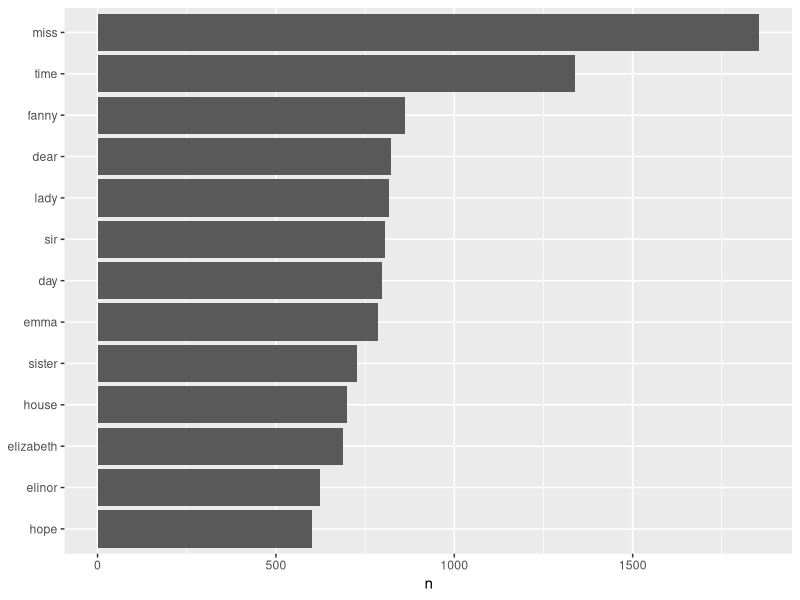

The R script that drew this image: (Note: this script raises an error after producing the figure.)
## ---- chunk 1
#install.packages("tidytext")
library(tidytext)
library(tidyverse)

## ---- chunk 2
text <- c("Because I could not stop for Death -",
          "He kindly stopped for me -",
          "The Carriage held but just Ourselves -",
          "and Immortality")

text
## ---- chunk 3

text_df <- tibble(line = 1:4, text = text)

text_df
## ---- chunk 4

text_df %>%
  unnest_tokens(word, text)
## ---- chunk 5
library(janeaustenr)


original_books <- austen_books() %>%
  group_by(book) %>%
  mutate(linenumber = row_number(),
         chapter = cumsum(str_detect(text, 
                                     regex("^chapter [\\divxlc]",
                                           ignore_case = TRUE)))) %>%
  ungroup()

original_books
## ---- chunk 6
tidy_books <- original_books %>%
  unnest_tokens(word, text)

tidy_books
## ---- chunk 7
stopwords <- stop_words
stopwords
## ---- chunk 8
stopwords |> 
  count(lexicon)


## ---- chunk 9
data(stop_words) 
tidy_books <- tidy_books %>%
  anti_join(stop_words)
## ---- chunk 10
tidy_books %>%
  count(word, sort = TRUE) 
## ---- chunk 11
library(ggplot2)

tidy_books %>%
  count(word, sort = TRUE) %>%
  filter(n > 600) %>%
  mutate(word = reorder(word, n)) %>%
  ggplot(aes(n, word)) +
  geom_col() +
  labs(y = NULL)
## ---- chunk 12
#Import dataframe 


lynch <- rio::import("https://raw.githubusercontent.com/wellsdata/CompText_Jour/refs/heads/main/data/articles_oct_19.csv")

## ---- chunk 13
years_ct <- lynch %>%
  distinct(filename, .keep_all = TRUE) %>% 
  count(year)

## ---- chunk 14
ggplot(years_ct,aes(x = year, y = n,
             fill = n)) +
  geom_col(position = "dodge") + 
  theme(legend.position = "none") +
  labs(title = "Years of Lynching Coverage",
       subtitle = "Based in 7,162 extracted articles",
       caption = "Graphic by Rob Wells, 9-22-2026",
       y="Articles",
       x="Year")

# ggsave("../output_images_tables/Figure2_years_lynching_coverage_10.30.23.png",device = "png",width=9,height=6, dpi=800)
## ---- chunk 15
lynch %>% 
  select(newspaper_state, filename) %>% 
  distinct(filename, .keep_all = TRUE) %>% 
  count(newspaper_state) %>% 
  arrange(desc(n))

## ---- chunk 16
#Filter articles from 1940s forward
post1940 <-  lynch %>% 
  filter(year >= 1940)

post1940 %>% 
  select(filename) %>% 
 distinct(filename, .keep_all = TRUE) %>% 
  count(filename) %>% 
  summarize(total =sum(n)) 
#62 articles 

## ---- chunk 17

stories <- str_replace_all(post1940$sentence, "- ", "")
stories_df <- tibble(stories,)

# unnest includes lower, punct removal

stories_tokenized <- stories_df %>%
  unnest_tokens(word,stories)

stories_tokenized
## ---- chunk 18
data(stop_words)

stories_tokenized <- stories_tokenized %>%
  anti_join(stop_words, by = c("word" = "word")) %>%
  filter(word != "temp_file") %>%
  filter(word != "stories_corpus") %>%
  filter(!grepl('[0-9]', word))
## ---- chunk 19
# Word Count

story_word_ct <- stories_tokenized %>%
  count(word, sort=TRUE)

head(story_word_ct, 20)
## ---- chunk 20
bigrams <- stories_df %>%
  unnest_tokens(bigram, stories, token="ngrams", n=2)

bigrams

## ---- chunk 21
bigrams1 <- bigrams %>%
  filter(!is.na(bigram)) |> 
  separate(bigram, c("word1", "word2"), sep = " ")

bigrams2 <- bigrams1 %>%
  filter(!word1 %in% stop_words$word) %>%
  filter(!word2 %in% stop_words$word) |> 
  count(word1, word2, sort = TRUE) |> 
  mutate(decade = "post1940") # label the range of your data

head(bigrams2, 100)
## ---- chunk 22
trigrams <- stories_df %>%
  unnest_tokens(trigram, stories, token="ngrams", n=3)

#a simple count of the trigrams
trigrams |> 
  count(trigram) |> 
  arrange(desc(n))
## ---- chunk 23
trigrams2 <- trigrams |> 
  filter(!is.na(trigram)) |> 
  separate(trigram, c("word1", "word2", "word3"), sep = " ")
## ---- chunk 24
trigrams2 <- trigrams2|> 
  filter(!word1 %in% stop_words$word) |> 
  filter(!word2 %in% stop_words$word)|> 
  filter(!word3 %in% stop_words$word) |> 
  count(word1, word2, word3, sort = TRUE) |> 
  mutate(decade = "post1940")
## ---- chunk 25
tidy_hgwells <- hgwells %>%
  unnest_tokens(word, text) %>%
  anti_join(stop_words)
## ---- chunk 26
tidy_hgwells %>%
  count(word, sort = TRUE)
## ---- chunk 27
tidy_bronte <- bronte %>%
  unnest_tokens(word, text) %>%
  anti_join(stop_words)
## ---- chunk 28
tidy_bronte %>%
  count(word, sort = TRUE)
## ---- chunk 29
library(tidyr)

frequency <- bind_rows(mutate(tidy_bronte, author = "Brontë Sisters"),
                       mutate(tidy_hgwells, author = "H.G. Wells"), 
                       mutate(tidy_books, author = "Jane Austen")) %>% 
  mutate(word = str_extract(word, "[a-z']+")) %>%
  count(author, word) %>%
  group_by(author) %>%
  mutate(proportion = n / sum(n)) %>% 
  select(-n) %>% 
  pivot_wider(names_from = author, values_from = proportion) %>%
  pivot_longer(`Brontë Sisters`:`H.G. Wells`,
               names_to = "author", values_to = "proportion")

frequency
## ---- chunk 30
library(scales)

# expect a warning about rows with missing values being removed
ggplot(frequency, aes(x = proportion, y = `Jane Austen`, 
                      color = abs(`Jane Austen` - proportion))) +
  geom_abline(color = "gray40", lty = 2) +
  geom_jitter(alpha = 0.1, size = 2.5, width = 0.3, height = 0.3) +
  geom_text(aes(label = word), check_overlap = TRUE, vjust = 1.5) +
  scale_x_log10(labels = percent_format()) +
  scale_y_log10(labels = percent_format()) +
  scale_color_gradient(limits = c(0, 0.001), 
                       low = "darkslategray4", high = "gray75") +
  facet_wrap(~author, ncol = 2) +
  theme(legend.position="none") +
  labs(y = "Jane Austen", x = NULL)
## ---- chunk 31
frequency %>%
  filter(!is.na(proportion), !is.na(`Jane Austen`)) %>%
  # Calculate absolute difference to find words with the largest frequency gap
  mutate(diff = abs(`Jane Austen` - proportion)) %>%
  group_by(author) %>%
  slice_max(diff, n = 12) %>%
  ungroup() %>%
  # Order words nicely within each facet
  mutate(word = reorder_within(word, diff, author)) %>%
  ggplot(aes(x = diff, y = word, fill = author)) +
  geom_col(show.legend = FALSE) +
  scale_y_reordered() +
  scale_x_continuous(labels = scales::percent_format()) +
  facet_wrap(~author, scales = "free_y") +
  labs(
    title = "Most Distinctive Word Frequencies Compared to Jane Austen",
    x = "Absolute Difference in Word Proportion",
    y = NULL
  ) +
  theme_minimal()
## ---- chunk 32
cor.test(data = frequency[frequency$author == "Brontë Sisters",],
         ~ proportion + `Jane Austen`)
cor.test(data = frequency[frequency$author == "H.G. Wells",], 
         ~ proportion + `Jane Austen`)
